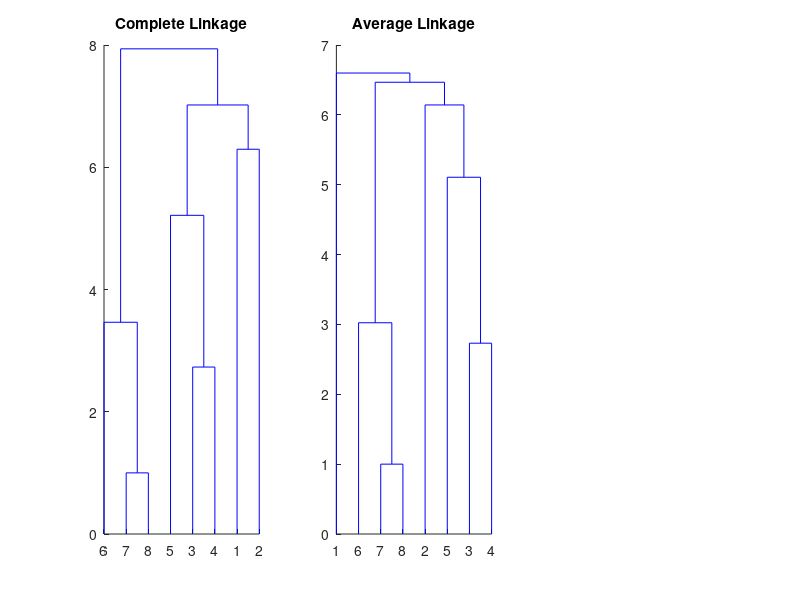

MATLAB code to generate this figure: (Note: this script raises an error after producing the figure.)
% Define your 2D dataset
dataset = [
    2 5;
    6 4;
    5 3;
    2 2;
    1 4;
    5 2;
    3 3;
    2 3;
];

% Calculate the pairwise Euclidean distances
distances = pdist(dataset);

% Create the distance matrix D (upper triangle part)
n = size(dataset, 1);
D = zeros(n);
D(triu(true(n), 1)) = distances;

% Display the distance matrix
D


% Carry out agglomerative clustering for complete linkage
Z_complete = linkage(D, 'complete');

% Plot dendrogram for complete linkage
figure;
subplot(1, 3, 1);
dendrogram(Z_complete);
title('Complete Linkage');

% Carry out agglomerative clustering for average linkage
Z_average = linkage(D, 'average');

% Plot dendrogram for average linkage
subplot(1, 3, 2);
dendrogram(Z_average);
title('Average Linkage');

% Carry out agglomerative clustering for Ward's method
Z_ward = linkage(X, 'ward');

% Plot dendrogram for Ward's method
subplot(1, 3, 3);
dendrogram(Z_ward);
title('Ward Method');